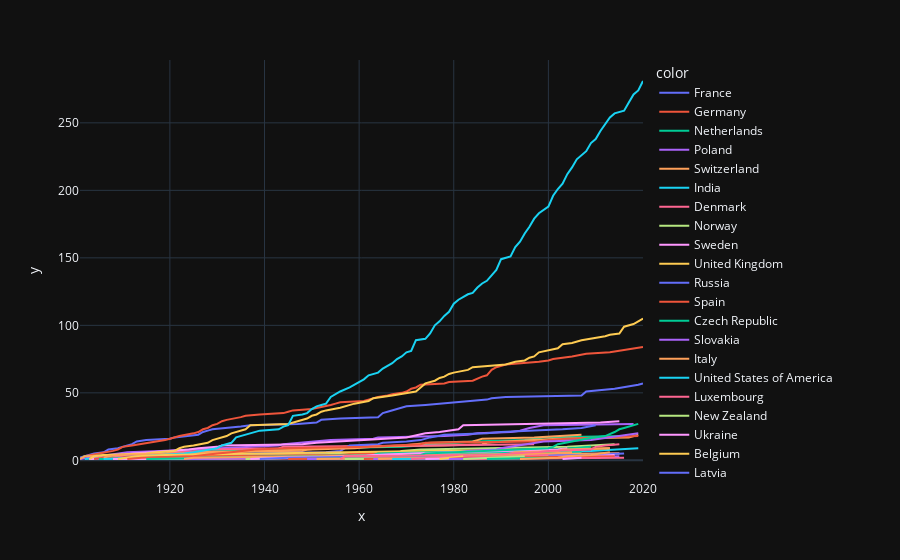

Write notebook code for a chart like this one.
### Code cell
px.line(x=df_evolution.year, y=df_evolution["sum"], color=df_evolution.birth_country_current)

### Figure 1 — Plotly figure (JSON) as saved in the notebook; plotly's stock layout.template omitted (floating-point values rounded to 4 significant figures)
{"data": [{"hovertemplate": "color=France<br>x=%{x}<br>y=%{y}<extra></extra>", "legendgroup": "France", "line": {"color": "#636efa", "dash": "solid"}, "marker": {"symbol": "circle"}, "mode": "lines", "name": "France", "orientation": "v", "showlegend": true, "x": [1901, 1903, 1904, 1906, 1907, 1909, 1912, 1913, 1915, 1920, 1921, 1926, 1927, 1928, 1929, 1935, 1937, 1947, 1951, 1952, 1956, 1964, 1965, 1966, 1967, 1968, 1970, 1974, 1977, 1980, 1983, 1987, 1988, 1991, 2007, 2008, 2014, 2016, 2018, 2019, 2020], "xaxis": "x", "y": [2, 4, 5, 6, 8, 9, 12, 14, 15, 16, 17, 19, 21, 22, 23, 25, 26, 27, 28, 30, 31, 32, 35, 36, 37, 38, 40, 41, 42, 43, 44, 45, 46, 47, 48, 51, 53, 54, 55, 56, 57], "yaxis": "y", "type": "scatter"}, {"hovertemplate": "color=Germany<br>x=%{x}<br>y=%{y}<extra></extra>", "legendgroup": "Germany", "line": {"color": "#EF553B", "dash": "solid"}, "marker": {"symbol": "circle"}, "mode": "lines", "name": "Germany", "orientation": "v", "showlegend": true, "x": [1901, 1902, 1905, 1907, 1908, 1909, 1910, 1912, 1914, 1915, 1918, 1919, 1920, 1921, 1922, 1925, 1926, 1927, 1928, 1929, 1930, 1931, 1932, 1935, 1936, 1939, 1944, 1945, 1946, 1950, 1953, 1954, 1955, 1956, 1961, 1963, 1964, 1966, 1967, 1969, 1970, 1971, 1972, 1973, 1978, 1979, 1984, 1986, 1987, 1988, 1989, 1991, 1995, 1998, 2000, 2001, 2005, 2007, 2008, 2013, 2017, 2019, 2020], "xaxis": "x", "y": [1, 3, 5, 6, 7, 8, 10, 11, 12, 13, 14, 15, 16, 17, 18, 20, 21, 23, 24, 26, 27, 29, 30, 32, 33, 34, 35, 36, 37, 38, 40, 41, 42, 43, 44, 46, 47, 48, 49, 50, 51, 53, 54, 56, 57, 58, 59, 62, 63, 67, 69, 71, 72, 73, 74, 75, 77, 78, 79, 80, 82, 83, 84], "yaxis": "y", "type": "scatter"}, {"hovertemplate": "color=Netherlands<br>x=%{x}<br>y=%{y}<extra></extra>", "legendgroup": "Netherlands", "line": {"color": "#00cc96", "dash": "solid"}, "marker": {"symbol": "circle"}, "mode": "lines", "name": "Netherlands", "orientation": "v", "showlegend": true, "x": [1901, 1902, 1910, 1911, 1913, 1929, 1936, 1953, 1969, 1973, 1975, 1981, 1984, 1995, 1999, 2016], "xaxis": "x", "y": [1, 3, 4, 5, 6, 7, 8, 9, 10, 11, 12, 13, 14, 15, 17, 18], "yaxis": "y", "type": "scatter"}, {"hovertemplate": "color=Poland<br>x=%{x}<br>y=%{y}<extra></extra>", "legendgroup": "Poland", "line": {"color": "#ab63fa", "dash": "solid"}, "marker": {"symbol": "circle"}, "mode": "lines", "name": "Poland", "orientation": "v", "showlegend": true, "x": [1901, 1903, 1905, 1907, 1908, 1911, 1918, 1924, 1931, 1939, 1943, 1944, 1950, 1954, 1963, 1964, 1978, 1983, 1985, 1992, 1994, 1995, 1996, 1999, 2018], "xaxis": "x", "y": [1, 2, 3, 4, 5, 6, 7, 8, 9, 10, 11, 12, 14, 15, 16, 17, 18, 19, 20, 21, 22, 23, 24, 26, 27], "yaxis": "y", "type": "scatter"}, {"hovertemplate": "color=Switzerland<br>x=%{x}<br>y=%{y}<extra></extra>", "legendgroup": "Switzerland", "line": {"color": "#FFA15A", "dash": "solid"}, "marker": {"symbol": "circle"}, "mode": "lines", "name": "Switzerland", "orientation": "v", "showlegend": true, "x": [1901, 1902, 1909, 1919, 1920, 1948, 1949, 1952, 1957, 1978, 1986, 1987, 1991, 1996, 2002, 2017, 2019], "xaxis": "x", "y": [1, 3, 4, 5, 6, 7, 8, 9, 10, 11, 12, 13, 14, 15, 16, 17, 19], "yaxis": "y", "type": "scatter"}, {"hovertemplate": "color=India<br>x=%{x}<br>y=%{y}<extra></extra>", "legendgroup": "India", "line": {"color": "#19d3f3", "dash": "solid"}, "marker": {"symbol": "circle"}, "mode": "lines", "name": "India", "orientation": "v", "showlegend": true, "x": [1902, 1907, 1913, 1930, 1968, 1998, 2009, 2014, 2019], "xaxis": "x", "y": [1, 2, 3, 4, 5, 6, 7, 8, 9], "yaxis": "y", "type": "scatter"}, {"hovertemplate": "color=Denmark<br>x=%{x}<br>y=%{y}<extra></extra>", "legendgroup": "Denmark", "line": {"color": "#FF6692", "dash": "solid"}, "marker": {"symbol": "circle"}, "mode": "lines", "name": "Denmark", "orientation": "v", "showlegend": true, "x": [1903, 1908, 1917, 1920, 1922, 1926, 1928, 1943, 1944, 1975, 1997], "xaxis": "x", "y": [1, 2, 4, 5, 6, 7, 8, 9, 10, 11, 12], "yaxis": "y", "type": "scatter"}, {"hovertemplate": "color=Norway<br>x=%{x}<br>y=%{y}<extra></extra>", "legendgroup": "Norway", "line": {"color": "#B6E880", "dash": "solid"}, "marker": {"symbol": "circle"}, "mode": "lines", "name": "Norway", "orientation": "v", "showlegend": true, "x": [1903, 1920, 1921, 1922, 1968, 1969, 1973, 1989, 2004, 2014], "xaxis": "x", "y": [1, 2, 3, 4, 5, 7, 8, 9, 10, 12], "yaxis": "y", "type": "scatter"}, {"hovertemplate": "color=Sweden<br>x=%{x}<br>y=%{y}<extra></extra>", "legendgroup": "Sweden", "line": {"color": "#FF97FF", "dash": "solid"}, "marker": {"symbol": "circle"}, "mode": "lines", "name": "Sweden", "orientation": "v", "showlegend": true, "x": [1903, 1908, 1909, 1911, 1912, 1916, 1921, 1924, 1926, 1930, 1931, 1948, 1951, 1955, 1961, 1970, 1974, 1977, 1981, 1982, 2000, 2011, 2015], "xaxis": "x", "y": [1, 2, 3, 4, 5, 6, 7, 8, 9, 10, 11, 12, 13, 14, 15, 17, 20, 21, 23, 26, 27, 28, 29], "yaxis": "y", "type": "scatter"}, {"hovertemplate": "color=United Kingdom<br>x=%{x}<br>y=%{y}<extra></extra>", "legendgroup": "United Kingdom", "line": {"color": "#FECB52", "dash": "solid"}, "marker": {"symbol": "circle"}, "mode": "lines", "name": "United Kingdom", "orientation": "v", "showlegend": true, "x": [1903, 1904, 1906, 1915, 1917, 1921, 1922, 1923, 1925, 1927, 1928, 1929, 1932, 1933, 1934, 1935, 1936, 1937, 1945, 1947, 1948, 1949, 1950, 1951, 1952, 1953, 1956, 1957, 1958, 1959, 1962, 1963, 1967, 1969, 1972, 1973, 1974, 1976, 1977, 1978, 1979, 1980, 1982, 1983, 1984, 1988, 1991, 1993, 1995, 1996, 1997, 1998, 2001, 2002, 2003, 2005, 2007, 2009, 2010, 2012, 2013, 2015, 2016, 2017, 2018, 2019, 2020], "xaxis": "x", "y": [1, 3, 4, 5, 6, 7, 9, 10, 11, 12, 13, 15, 18, 20, 21, 22, 23, 26, 27, 29, 30, 31, 33, 34, 36, 37, 39, 40, 41, 42, 44, 46, 48, 49, 51, 54, 57, 59, 61, 62, 64, 65, 66, 67, 69, 70, 71, 73, 74, 76, 77, 80, 82, 83, 86, 87, 89, 90, 91, 92, 93, 94, 99, 100, 101, 103, 105], "yaxis": "y", "type": "scatter"}, {"hovertemplate": "color=Russia<br>x=%{x}<br>y=%{y}<extra></extra>", "legendgroup": "Russia", "line": {"color": "#636efa", "dash": "solid"}, "marker": {"symbol": "circle"}, "mode": "lines", "name": "Russia", "orientation": "v", "showlegend": true, "x": [1904, 1910, 1911, 1933, 1937, 1953, 1956, 1958, 1964, 1965, 1970, 1973, 1975, 1977, 1978, 1987, 1990, 2003, 2007, 2010], "xaxis": "x", "y": [1, 2, 3, 4, 5, 6, 7, 11, 12, 13, 14, 15, 17, 18, 19, 20, 21, 23, 24, 26], "yaxis": "y", "type": "scatter"}, {"hovertemplate": "color=Spain<br>x=%{x}<br>y=%{y}<extra></extra>", "legendgroup": "Spain", "line": {"color": "#EF553B", "dash": "solid"}, "marker": {"symbol": "circle"}, "mode": "lines", "name": "Spain", "orientation": "v", "showlegend": true, "x": [1904, 1906, 1922, 1956, 1959, 1977, 1989], "xaxis": "x", "y": [1, 2, 3, 4, 5, 6, 7], "yaxis": "y", "type": "scatter"}, {"hovertemplate": "color=Czech Republic<br>x=%{x}<br>y=%{y}<extra></extra>", "legendgroup": "Czech Republic", "line": {"color": "#00cc96", "dash": "solid"}, "marker": {"symbol": "circle"}, "mode": "lines", "name": "Czech Republic", "orientation": "v", "showlegend": true, "x": [1905, 1947, 1959, 1984, 2007], "xaxis": "x", "y": [1, 3, 4, 5, 6], "yaxis": "y", "type": "scatter"}, {"hovertemplate": "color=Slovakia<br>x=%{x}<br>y=%{y}<extra></extra>", "legendgroup": "Slovakia", "line": {"color": "#ab63fa", "dash": "solid"}, "marker": {"symbol": "circle"}, "mode": "lines", "name": "Slovakia", "orientation": "v", "showlegend": true, "x": [1905], "xaxis": "x", "y": [1], "yaxis": "y", "type": "scatter"}, {"hovertemplate": "color=Italy<br>x=%{x}<br>y=%{y}<extra></extra>", "legendgroup": "Italy", "line": {"color": "#FFA15A", "dash": "solid"}, "marker": {"symbol": "circle"}, "mode": "lines", "name": "Italy", "orientation": "v", "showlegend": true, "x": [1906, 1907, 1909, 1926, 1934, 1938, 1959, 1963, 1969, 1975, 1984, 1985, 1986, 1997, 2002, 2007], "xaxis": "x", "y": [2, 3, 4, 5, 6, 7, 9, 10, 11, 13, 14, 15, 16, 17, 18, 19], "yaxis": "y", "type": "scatter"}, {"hovertemplate": "color=United States of America<br>x=%{x}<br>y=%{y}<extra></extra>", "legendgroup": "United States of America", "line": {"color": "#19d3f3", "dash": "solid"}, "marker": {"symbol": "circle"}, "mode": "lines", "name": "United States of America", "orientation": "v", "showlegend": true, "x": [1906, 1912, 1914, 1919, 1923, 1925, 1927, 1929, 1930, 1931, 1932, 1933, 1934, 1936, 1937, 1938, 1939, 1943, 1944, 1945, 1946, 1948, 1949, 1950, 1951, 1952, 1953, 1954, 1955, 1956, 1958, 1959, 1960, 1961, 1962, 1964, 1965, 1966, 1967, 1968, 1969, 1970, 1971, 1972, 1974, 1975, 1976, 1977, 1978, 1979, 1980, 1981, 1982, 1983, 1984, 1985, 1986, 1987, 1988, 1989, 1990, 1992, 1993, 1994, 1995, 1996, 1997, 1998, 2000, 2001, 2002, 2003, 2004, 2005, 2006, 2007, 2008, 2009, 2010, 2011, 2012, 2013, 2014, 2015, 2016, 2017, 2018, 2019, 2020], "xaxis": "x", "y": [1, 2, 3, 4, 5, 6, 7, 8, 9, 11, 12, 13, 17, 19, 20, 21, 22, 23, 25, 26, 33, 34, 35, 38, 40, 41, 42, 47, 49, 51, 54, 56, 58, 60, 63, 65, 68, 70, 72, 75, 77, 80, 81, 89, 90, 94, 100, 103, 107, 110, 116, 119, 121, 123, 124, 128, 131, 133, 137, 141, 149, 151, 158, 162, 168, 173, 179, 183, 188, 196, 201, 205, 212, 217, 223, 226, 229, 235, 238, 244, 249, 254, 257, 258, 259, 265, 271, 274, 281], "yaxis": "y", "type": "scatter"}, {"hovertemplate": "color=Luxembourg<br>x=%{x}<br>y=%{y}<extra></extra>", "legendgroup": "Luxembourg", "line": {"color": "#FF6692", "dash": "solid"}, "marker": {"symbol": "circle"}, "mode": "lines", "name": "Luxembourg", "orientation": "v", "showlegend": true, "x": [1908, 2011], "xaxis": "x", "y": [1, 2], "yaxis": "y", "type": "scatter"}, {"hovertemplate": "color=New Zealand<br>x=%{x}<br>y=%{y}<extra></extra>", "legendgroup": "New Zealand", "line": {"color": "#B6E880", "dash": "solid"}, "marker": {"symbol": "circle"}, "mode": "lines", "name": "New Zealand", "orientation": "v", "showlegend": true, "x": [1908, 1962, 2000], "xaxis": "x", "y": [1, 2, 3], "yaxis": "y", "type": "scatter"}, {"hovertemplate": "color=Ukraine<br>x=%{x}<br>y=%{y}<extra></extra>", "legendgroup": "Ukraine", "line": {"color": "#FF97FF", "dash": "solid"}, "marker": {"symbol": "circle"}, "mode": "lines", "name": "Ukraine", "orientation": "v", "showlegend": true, "x": [1908, 1952, 1966, 1981, 2015], "xaxis": "x", "y": [1, 2, 3, 4, 5], "yaxis": "y", "type": "scatter"}, {"hovertemplate": "color=Belgium<br>x=%{x}<br>y=%{y}<extra></extra>", "legendgroup": "Belgium", "line": {"color": "#FECB52", "dash": "solid"}, "marker": {"symbol": "circle"}, "mode": "lines", "name": "Belgium", "orientation": "v", "showlegend": true, "x": [1909, 1911, 1913, 1919, 1938, 1958, 1974, 2005, 2013], "xaxis": "x", "y": [1, 2, 3, 4, 5, 6, 7, 8, 9], "yaxis": "y", "type": "scatter"}, {"hovertemplate": "color=Latvia<br>x=%{x}<br>y=%{y}<extra></extra>", "legendgroup": "Latvia", "line": {"color": "#636efa", "dash": "solid"}, "marker": {"symbol": "circle"}, "mode": "lines", "name": "Latvia", "orientation": "v", "showlegend": true, "x": [1909], "xaxis": "x", "y": [1], "yaxis": "y", "type": "scatter"}, {"hovertemplate": "color=Austria<br>x=%{x}<br>y=%{y}<extra></extra>", "legendgroup": "Austria", "line": {"color": "#EF553B", "dash": "solid"}, "marker": {"symbol": "circle"}, "mode": "lines", "name": "Austria", "orientation": "v", "showlegend": true, "x": [1911, 1914, 1925, 1927, 1930, 1933, 1936, 1938, 1945, 1962, 1973, 1974, 1998, 2000, 2004, 2013, 2019], "xaxis": "x", "y": [1, 2, 3, 4, 5, 6, 7, 8, 9, 10, 12, 13, 14, 15, 16, 17, 18], "yaxis": "y", "type": "scatter"}, {"hovertemplate": "color=Australia<br>x=%{x}<br>y=%{y}<extra></extra>", "legendgroup": "Australia", "line": {"color": "#00cc96", "dash": "solid"}, "marker": {"symbol": "circle"}, "mode": "lines", "name": "Australia", "orientation": "v", "showlegend": true, "x": [1915, 1945, 1960, 1963, 1964, 1975, 1996, 2005, 2009], "xaxis": "x", "y": [1, 2, 3, 4, 5, 6, 7, 9, 10], "yaxis": "y", "type": "scatter"}, {"hovertemplate": "color=Canada<br>x=%{x}<br>y=%{y}<extra></extra>", "legendgroup": "Canada", "line": {"color": "#ab63fa", "dash": "solid"}, "marker": {"symbol": "circle"}, "mode": "lines", "name": "Canada", "orientation": "v", "showlegend": true, "x": [1923, 1949, 1957, 1966, 1976, 1981, 1983, 1989, 1990, 1992, 1994, 1996, 1997, 1999, 2009, 2011, 2013, 2015, 2018, 2019], "xaxis": "x", "y": [1, 2, 3, 4, 5, 6, 7, 8, 9, 10, 11, 12, 13, 14, 15, 16, 17, 18, 19, 20], "yaxis": "y", "type": "scatter"}, {"hovertemplate": "color=Ireland<br>x=%{x}<br>y=%{y}<extra></extra>", "legendgroup": "Ireland", "line": {"color": "#FFA15A", "dash": "solid"}, "marker": {"symbol": "circle"}, "mode": "lines", "name": "Ireland", "orientation": "v", "showlegend": true, "x": [1923, 1925, 1951, 1969, 2015], "xaxis": "x", "y": [1, 2, 3, 4, 5], "yaxis": "y", "type": "scatter"}, {"hovertemplate": "color=Slovenia<br>x=%{x}<br>y=%{y}<extra></extra>", "legendgroup": "Slovenia", "line": {"color": "#19d3f3", "dash": "solid"}, "marker": {"symbol": "circle"}, "mode": "lines", "name": "Slovenia", "orientation": "v", "showlegend": true, "x": [1923], "xaxis": "x", "y": [1], "yaxis": "y", "type": "scatter"}, {"hovertemplate": "color=Indonesia<br>x=%{x}<br>y=%{y}<extra></extra>", "legendgroup": "Indonesia", "line": {"color": "#FF6692", "dash": "solid"}, "marker": {"symbol": "circle"}, "mode": "lines", "name": "Indonesia", "orientation": "v", "showlegend": true, "x": [1924], "xaxis": "x", "y": [1], "yaxis": "y", "type": "scatter"}, {"hovertemplate": "color=Argentina<br>x=%{x}<br>y=%{y}<extra></extra>", "legendgroup": "Argentina", "line": {"color": "#B6E880", "dash": "solid"}, "marker": {"symbol": "circle"}, "mode": "lines", "name": "Argentina", "orientation": "v", "showlegend": true, "x": [1936, 1947, 1980, 1984], "xaxis": "x", "y": [1, 2, 3, 4], "yaxis": "y", "type": "scatter"}, {"hovertemplate": "color=Hungary<br>x=%{x}<br>y=%{y}<extra></extra>", "legendgroup": "Hungary", "line": {"color": "#FF97FF", "dash": "solid"}, "marker": {"symbol": "circle"}, "mode": "lines", "name": "Hungary", "orientation": "v", "showlegend": true, "x": [1937, 1943, 1961, 1963, 1971, 1994, 2002, 2004], "xaxis": "x", "y": [1, 2, 3, 4, 5, 7, 8, 9], "yaxis": "y", "type": "scatter"}, {"hovertemplate": "color=Croatia<br>x=%{x}<br>y=%{y}<extra></extra>", "legendgroup": "Croatia", "line": {"color": "#FECB52", "dash": "solid"}, "marker": {"symbol": "circle"}, "mode": "lines", "name": "Croatia", "orientation": "v", "showlegend": true, "x": [1939], "xaxis": "x", "y": [1], "yaxis": "y", "type": "scatter"}, {"hovertemplate": "color=Finland<br>x=%{x}<br>y=%{y}<extra></extra>", "legendgroup": "Finland", "line": {"color": "#636efa", "dash": "solid"}, "marker": {"symbol": "circle"}, "mode": "lines", "name": "Finland", "orientation": "v", "showlegend": true, "x": [1939, 1945, 1967, 2008, 2016], "xaxis": "x", "y": [1, 2, 3, 4, 5], "yaxis": "y", "type": "scatter"}, {"hovertemplate": "color=Chile<br>x=%{x}<br>y=%{y}<extra></extra>", "legendgroup": "Chile", "line": {"color": "#EF553B", "dash": "solid"}, "marker": {"symbol": "circle"}, "mode": "lines", "name": "Chile", "orientation": "v", "showlegend": true, "x": [1945, 1971], "xaxis": "x", "y": [1, 2], "yaxis": "y", "type": "scatter"}, {"hovertemplate": "color=Japan<br>x=%{x}<br>y=%{y}<extra></extra>", "legendgroup": "Japan", "line": {"color": "#00cc96", "dash": "solid"}, "marker": {"symbol": "circle"}, "mode": "lines", "name": "Japan", "orientation": "v", "showlegend": true, "x": [1949, 1965, 1968, 1973, 1974, 1981, 1987, 1994, 2000, 2001, 2002, 2008, 2010, 2012, 2014, 2015, 2016, 2017, 2018, 2019], "xaxis": "x", "y": [1, 2, 3, 4, 5, 6, 7, 8, 9, 10, 12, 16, 17, 18, 21, 23, 24, 25, 26, 27], "yaxis": "y", "type": "scatter"}, {"hovertemplate": "color=Portugal<br>x=%{x}<br>y=%{y}<extra></extra>", "legendgroup": "Portugal", "line": {"color": "#ab63fa", "dash": "solid"}, "marker": {"symbol": "circle"}, "mode": "lines", "name": "Portugal", "orientation": "v", "showlegend": true, "x": [1949, 1998], "xaxis": "x", "y": [1, 2], "yaxis": "y", "type": "scatter"}, {"hovertemplate": "color=South Africa<br>x=%{x}<br>y=%{y}<extra></extra>", "legendgroup": "South Africa", "line": {"color": "#FFA15A", "dash": "solid"}, "marker": {"symbol": "circle"}, "mode": "lines", "name": "South Africa", "orientation": "v", "showlegend": true, "x": [1951, 1979, 1984, 1991, 1993, 2002, 2003, 2013], "xaxis": "x", "y": [1, 2, 3, 4, 6, 7, 8, 9], "yaxis": "y", "type": "scatter"}, {"hovertemplate": "color=Iceland<br>x=%{x}<br>y=%{y}<extra></extra>", "legendgroup": "Iceland", "line": {"color": "#19d3f3", "dash": "solid"}, "marker": {"symbol": "circle"}, "mode": "lines", "name": "Iceland", "orientation": "v", "showlegend": true, "x": [1955], "xaxis": "x", "y": [1], "yaxis": "y", "type": "scatter"}, {"hovertemplate": "color=China<br>x=%{x}<br>y=%{y}<extra></extra>", "legendgroup": "China", "line": {"color": "#FF6692", "dash": "solid"}, "marker": {"symbol": "circle"}, "mode": "lines", "name": "China", "orientation": "v", "showlegend": true, "x": [1956, 1957, 1989, 1992, 1998, 2000, 2009, 2010, 2012, 2015], "xaxis": "x", "y": [1, 3, 4, 5, 6, 7, 8, 10, 11, 12], "yaxis": "y", "type": "scatter"}, {"hovertemplate": "color=Algeria<br>x=%{x}<br>y=%{y}<extra></extra>", "legendgroup": "Algeria", "line": {"color": "#B6E880", "dash": "solid"}, "marker": {"symbol": "circle"}, "mode": "lines", "name": "Algeria", "orientation": "v", "showlegend": true, "x": [1957, 1997], "xaxis": "x", "y": [1, 2], "yaxis": "y", "type": "scatter"}, {"hovertemplate": "color=Brazil<br>x=%{x}<br>y=%{y}<extra></extra>", "legendgroup": "Brazil", "line": {"color": "#FF97FF", "dash": "solid"}, "marker": {"symbol": "circle"}, "mode": "lines", "name": "Brazil", "orientation": "v", "showlegend": true, "x": [1960], "xaxis": "x", "y": [1], "yaxis": "y", "type": "scatter"}, {"hovertemplate": "color=Guadeloupe Island<br>x=%{x}<br>y=%{y}<extra></extra>", "legendgroup": "Guadeloupe Island", "line": {"color": "#FECB52", "dash": "solid"}, "marker": {"symbol": "circle"}, "mode": "lines", "name": "Guadeloupe Island", "orientation": "v", "showlegend": true, "x": [1960], "xaxis": "x", "y": [1], "yaxis": "y", "type": "scatter"}, {"hovertemplate": "color=Zimbabwe<br>x=%{x}<br>y=%{y}<extra></extra>", "legendgroup": "Zimbabwe", "line": {"color": "#636efa", "dash": "solid"}, "marker": {"symbol": "circle"}, "mode": "lines", "name": "Zimbabwe", "orientation": "v", "showlegend": true, "x": [1960], "xaxis": "x", "y": [1], "yaxis": "y", "type": "scatter"}, {"hovertemplate": "color=Bosnia and Herzegovina<br>x=%{x}<br>y=%{y}<extra></extra>", "legendgroup": "Bosnia and Herzegovina", "line": {"color": "#EF553B", "dash": "solid"}, "marker": {"symbol": "circle"}, "mode": "lines", "name": "Bosnia and Herzegovina", "orientation": "v", "showlegend": true, "x": [1961, 1975], "xaxis": "x", "y": [1, 2], "yaxis": "y", "type": "scatter"}, {"hovertemplate": "color=Azerbaijan<br>x=%{x}<br>y=%{y}<extra></extra>", "legendgroup": "Azerbaijan", "line": {"color": "#00cc96", "dash": "solid"}, "marker": {"symbol": "circle"}, "mode": "lines", "name": "Azerbaijan", "orientation": "v", "showlegend": true, "x": [1962], "xaxis": "x", "y": [1], "yaxis": "y", "type": "scatter"}, {"hovertemplate": "color=Turkey<br>x=%{x}<br>y=%{y}<extra></extra>", "legendgroup": "Turkey", "line": {"color": "#ab63fa", "dash": "solid"}, "marker": {"symbol": "circle"}, "mode": "lines", "name": "Turkey", "orientation": "v", "showlegend": true, "x": [1963, 2006, 2015], "xaxis": "x", "y": [1, 2, 3], "yaxis": "y", "type": "scatter"}, {"hovertemplate": "color=Egypt<br>x=%{x}<br>y=%{y}<extra></extra>", "legendgroup": "Egypt", "line": {"color": "#FFA15A", "dash": "solid"}, "marker": {"symbol": "circle"}, "mode": "lines", "name": "Egypt", "orientation": "v", "showlegend": true, "x": [1964, 1978, 1988, 1994, 1999, 2005], "xaxis": "x", "y": [1, 2, 3, 4, 5, 6], "yaxis": "y", "type": "scatter"}, {"hovertemplate": "color=Guatemala<br>x=%{x}<br>y=%{y}<extra></extra>", "legendgroup": "Guatemala", "line": {"color": "#19d3f3", "dash": "solid"}, "marker": {"symbol": "circle"}, "mode": "lines", "name": "Guatemala", "orientation": "v", "showlegend": true, "x": [1967, 1992], "xaxis": "x", "y": [1, 2], "yaxis": "y", "type": "scatter"}, {"hovertemplate": "color=Belarus<br>x=%{x}<br>y=%{y}<extra></extra>", "legendgroup": "Belarus", "line": {"color": "#FF6692", "dash": "solid"}, "marker": {"symbol": "circle"}, "mode": "lines", "name": "Belarus", "orientation": "v", "showlegend": true, "x": [1971, 1978, 1994, 2000], "xaxis": "x", "y": [1, 2, 3, 4], "yaxis": "y", "type": "scatter"}, {"hovertemplate": "color=Vietnam<br>x=%{x}<br>y=%{y}<extra></extra>", "legendgroup": "Vietnam", "line": {"color": "#B6E880", "dash": "solid"}, "marker": {"symbol": "circle"}, "mode": "lines", "name": "Vietnam", "orientation": "v", "showlegend": true, "x": [1973], "xaxis": "x", "y": [1], "yaxis": "y", "type": "scatter"}, {"hovertemplate": "color=Romania<br>x=%{x}<br>y=%{y}<extra></extra>", "legendgroup": "Romania", "line": {"color": "#FF97FF", "dash": "solid"}, "marker": {"symbol": "circle"}, "mode": "lines", "name": "Romania", "orientation": "v", "showlegend": true, "x": [1974, 1986, 2009, 2014], "xaxis": "x", "y": [1, 2, 3, 4], "yaxis": "y", "type": "scatter"}, {"hovertemplate": "color=Lithuania<br>x=%{x}<br>y=%{y}<extra></extra>", "legendgroup": "Lithuania", "line": {"color": "#FECB52", "dash": "solid"}, "marker": {"symbol": "circle"}, "mode": "lines", "name": "Lithuania", "orientation": "v", "showlegend": true, "x": [1977, 1980, 1982], "xaxis": "x", "y": [1, 2, 3], "yaxis": "y", "type": "scatter"}, {"hovertemplate": "color=Greece<br>x=%{x}<br>y=%{y}<extra></extra>", "legendgroup": "Greece", "line": {"color": "#636efa", "dash": "solid"}, "marker": {"symbol": "circle"}, "mode": "lines", "name": "Greece", "orientation": "v", "showlegend": true, "x": [1979], "xaxis": "x", "y": [1], "yaxis": "y", "type": "scatter"}, {"hovertemplate": "color=Pakistan<br>x=%{x}<br>y=%{y}<extra></extra>", "legendgroup": "Pakistan", "line": {"color": "#EF553B", "dash": "solid"}, "marker": {"symbol": "circle"}, "mode": "lines", "name": "Pakistan", "orientation": "v", "showlegend": true, "x": [1979, 1983, 2014], "xaxis": "x", "y": [1, 2, 3], "yaxis": "y", "type": "scatter"}, {"hovertemplate": "color=Republic of Macedonia<br>x=%{x}<br>y=%{y}<extra></extra>", "legendgroup": "Republic of Macedonia", "line": {"color": "#00cc96", "dash": "solid"}, "marker": {"symbol": "circle"}, "mode": "lines", "name": "Republic of Macedonia", "orientation": "v", "showlegend": true, "x": [1979], "xaxis": "x", "y": [1], "yaxis": "y", "type": "scatter"}, {"hovertemplate": "color=Saint Lucia<br>x=%{x}<br>y=%{y}<extra></extra>", "legendgroup": "Saint Lucia", "line": {"color": "#ab63fa", "dash": "solid"}, "marker": {"symbol": "circle"}, "mode": "lines", "name": "Saint Lucia", "orientation": "v", "showlegend": true, "x": [1979, 1992], "xaxis": "x", "y": [1, 2], "yaxis": "y", "type": "scatter"}, {"hovertemplate": "color=Venezuela<br>x=%{x}<br>y=%{y}<extra></extra>", "legendgroup": "Venezuela", "line": {"color": "#FFA15A", "dash": "solid"}, "marker": {"symbol": "circle"}, "mode": "lines", "name": "Venezuela", "orientation": "v", "showlegend": true, "x": [1980], "xaxis": "x", "y": [1], "yaxis": "y", "type": "scatter"}, {"hovertemplate": "color=Bulgaria<br>x=%{x}<br>y=%{y}<extra></extra>", "legendgroup": "Bulgaria", "line": {"color": "#19d3f3", "dash": "solid"}, "marker": {"symbol": "circle"}, "mode": "lines", "name": "Bulgaria", "orientation": "v", "showlegend": true, "x": [1981], "xaxis": "x", "y": [1], "yaxis": "y", "type": "scatter"}, {"hovertemplate": "color=Colombia<br>x=%{x}<br>y=%{y}<extra></extra>", "legendgroup": "Colombia", "line": {"color": "#FF6692", "dash": "solid"}, "marker": {"symbol": "circle"}, "mode": "lines", "name": "Colombia", "orientation": "v", "showlegend": true, "x": [1982, 2016], "xaxis": "x", "y": [1, 2], "yaxis": "y", "type": "scatter"}, {"hovertemplate": "color=Mexico<br>x=%{x}<br>y=%{y}<extra></extra>", "legendgroup": "Mexico", "line": {"color": "#B6E880", "dash": "solid"}, "marker": {"symbol": "circle"}, "mode": "lines", "name": "Mexico", "orientation": "v", "showlegend": true, "x": [1982, 1990, 1995], "xaxis": "x", "y": [1, 2, 3], "yaxis": "y", "type": "scatter"}, {"hovertemplate": "color=Madagascar<br>x=%{x}<br>y=%{y}<extra></extra>", "legendgroup": "Madagascar", "line": {"color": "#FF97FF", "dash": "solid"}, "marker": {"symbol": "circle"}, "mode": "lines", "name": "Madagascar", "orientation": "v", "showlegend": true, "x": [1985], "xaxis": "x", "y": [1], "yaxis": "y", "type": "scatter"}, {"hovertemplate": "color=Nigeria<br>x=%{x}<br>y=%{y}<extra></extra>", "legendgroup": "Nigeria", "line": {"color": "#FECB52", "dash": "solid"}, "marker": {"symbol": "circle"}, "mode": "lines", "name": "Nigeria", "orientation": "v", "showlegend": true, "x": [1986], "xaxis": "x", "y": [1], "yaxis": "y", "type": "scatter"}, {"hovertemplate": "color=Taiwan<br>x=%{x}<br>y=%{y}<extra></extra>", "legendgroup": "Taiwan", "line": {"color": "#636efa", "dash": "solid"}, "marker": {"symbol": "circle"}, "mode": "lines", "name": "Taiwan", "orientation": "v", "showlegend": true, "x": [1986], "xaxis": "x", "y": [1], "yaxis": "y", "type": "scatter"}, {"hovertemplate": "color=Costa Rica<br>x=%{x}<br>y=%{y}<extra></extra>", "legendgroup": "Costa Rica", "line": {"color": "#EF553B", "dash": "solid"}, "marker": {"symbol": "circle"}, "mode": "lines", "name": "Costa Rica", "orientation": "v", "showlegend": true, "x": [1987], "xaxis": "x", "y": [1], "yaxis": "y", "type": "scatter"}, {"hovertemplate": "color=Korea (South Korea)<br>x=%{x}<br>y=%{y}<extra></extra>", "legendgroup": "Korea (South Korea)", "line": {"color": "#00cc96", "dash": "solid"}, "marker": {"symbol": "circle"}, "mode": "lines", "name": "Korea (South Korea)", "orientation": "v", "showlegend": true, "x": [1987, 2000], "xaxis": "x", "y": [1, 2], "yaxis": "y", "type": "scatter"}, {"hovertemplate": "color=Myanmar<br>x=%{x}<br>y=%{y}<extra></extra>", "legendgroup": "Myanmar", "line": {"color": "#ab63fa", "dash": "solid"}, "marker": {"symbol": "circle"}, "mode": "lines", "name": "Myanmar", "orientation": "v", "showlegend": true, "x": [1991], "xaxis": "x", "y": [1], "yaxis": "y", "type": "scatter"}, {"hovertemplate": "color=Israel<br>x=%{x}<br>y=%{y}<extra></extra>", "legendgroup": "Israel", "line": {"color": "#FFA15A", "dash": "solid"}, "marker": {"symbol": "circle"}, "mode": "lines", "name": "Israel", "orientation": "v", "showlegend": true, "x": [1994, 2002, 2004, 2009, 2011, 2013], "xaxis": "x", "y": [1, 2, 3, 4, 5, 6], "yaxis": "y", "type": "scatter"}, {"hovertemplate": "color=East Timor<br>x=%{x}<br>y=%{y}<extra></extra>", "legendgroup": "East Timor", "line": {"color": "#19d3f3", "dash": "solid"}, "marker": {"symbol": "circle"}, "mode": "lines", "name": "East Timor", "orientation": "v", "showlegend": true, "x": [1996], "xaxis": "x", "y": [2], "yaxis": "y", "type": "scatter"}, {"hovertemplate": "color=Ghana<br>x=%{x}<br>y=%{y}<extra></extra>", "legendgroup": "Ghana", "line": {"color": "#FF6692", "dash": "solid"}, "marker": {"symbol": "circle"}, "mode": "lines", "name": "Ghana", "orientation": "v", "showlegend": true, "x": [2001], "xaxis": "x", "y": [1], "yaxis": "y", "type": "scatter"}, {"hovertemplate": "color=Trinidad<br>x=%{x}<br>y=%{y}<extra></extra>", "legendgroup": "Trinidad", "line": {"color": "#B6E880", "dash": "solid"}, "marker": {"symbol": "circle"}, "mode": "lines", "name": "Trinidad", "orientation": "v", "showlegend": true, "x": [2001], "xaxis": "x", "y": [1], "yaxis": "y", "type": "scatter"}, {"hovertemplate": "color=Iran<br>x=%{x}<br>y=%{y}<extra></extra>", "legendgroup": "Iran", "line": {"color": "#FF97FF", "dash": "solid"}, "marker": {"symbol": "circle"}, "mode": "lines", "name": "Iran", "orientation": "v", "showlegend": true, "x": [2003, 2007], "xaxis": "x", "y": [1, 2], "yaxis": "y", "type": "scatter"}, {"hovertemplate": "color=Kenya<br>x=%{x}<br>y=%{y}<extra></extra>", "legendgroup": "Kenya", "line": {"color": "#FECB52", "dash": "solid"}, "marker": {"symbol": "circle"}, "mode": "lines", "name": "Kenya", "orientation": "v", "showlegend": true, "x": [2004], "xaxis": "x", "y": [1], "yaxis": "y", "type": "scatter"}, {"hovertemplate": "color=Bangladesh<br>x=%{x}<br>y=%{y}<extra></extra>", "legendgroup": "Bangladesh", "line": {"color": "#636efa", "dash": "solid"}, "marker": {"symbol": "circle"}, "mode": "lines", "name": "Bangladesh", "orientation": "v", "showlegend": true, "x": [2006], "xaxis": "x", "y": [1], "yaxis": "y", "type": "scatter"}, {"hovertemplate": "color=Cyprus<br>x=%{x}<br>y=%{y}<extra></extra>", "legendgroup": "Cyprus", "line": {"color": "#EF553B", "dash": "solid"}, "marker": {"symbol": "circle"}, "mode": "lines", "name": "Cyprus", "orientation": "v", "showlegend": true, "x": [2010], "xaxis": "x", "y": [1], "yaxis": "y", "type": "scatter"}, {"hovertemplate": "color=Peru<br>x=%{x}<br>y=%{y}<extra></extra>", "legendgroup": "Peru", "line": {"color": "#00cc96", "dash": "solid"}, "marker": {"symbol": "circle"}, "mode": "lines", "name": "Peru", "orientation": "v", "showlegend": true, "x": [2010], "xaxis": "x", "y": [1], "yaxis": "y", "type": "scatter"}, {"hovertemplate": "color=Liberia<br>x=%{x}<br>y=%{y}<extra></extra>", "legendgroup": "Liberia", "line": {"color": "#ab63fa", "dash": "solid"}, "marker": {"symbol": "circle"}, "mode": "lines", "name": "Liberia", "orientation": "v", "showlegend": true, "x": [2011], "xaxis": "x", "y": [2], "yaxis": "y", "type": "scatter"}, {"hovertemplate": "color=Yemen<br>x=%{x}<br>y=%{y}<extra></extra>", "legendgroup": "Yemen", "line": {"color": "#FFA15A", "dash": "solid"}, "marker": {"symbol": "circle"}, "mode": "lines", "name": "Yemen", "orientation": "v", "showlegend": true, "x": [2011], "xaxis": "x", "y": [1], "yaxis": "y", "type": "scatter"}, {"hovertemplate": "color=Morocco<br>x=%{x}<br>y=%{y}<extra></extra>", "legendgroup": "Morocco", "line": {"color": "#19d3f3", "dash": "solid"}, "marker": {"symbol": "circle"}, "mode": "lines", "name": "Morocco", "orientation": "v", "showlegend": true, "x": [2012], "xaxis": "x", "y": [1], "yaxis": "y", "type": "scatter"}, {"hovertemplate": "color=Democratic Republic of the Congo<br>x=%{x}<br>y=%{y}<extra></extra>", "legendgroup": "Democratic Republic of the Congo", "line": {"color": "#FF6692", "dash": "solid"}, "marker": {"symbol": "circle"}, "mode": "lines", "name": "Democratic Republic of the Congo", "orientation": "v", "showlegend": true, "x": [2018], "xaxis": "x", "y": [1], "yaxis": "y", "type": "scatter"}, {"hovertemplate": "color=Iraq<br>x=%{x}<br>y=%{y}<extra></extra>", "legendgroup": "Iraq", "line": {"color": "#B6E880", "dash": "solid"}, "marker": {"symbol": "circle"}, "mode": "lines", "name": "Iraq", "orientation": "v", "showlegend": true, "x": [2018], "xaxis": "x", "y": [1], "yaxis": "y", "type": "scatter"}, {"hovertemplate": "color=Ethiopia<br>x=%{x}<br>y=%{y}<extra></extra>", "legendgroup": "Ethiopia", "line": {"color": "#FF97FF", "dash": "solid"}, "marker": {"symbol": "circle"}, "mode": "lines", "name": "Ethiopia", "orientation": "v", "showlegend": true, "x": [2019], "xaxis": "x", "y": [1], "yaxis": "y", "type": "scatter"}], "layout": {"xaxis": {"anchor": "y", "domain": [0.0, 1.0], "title": {"text": "x"}}, "yaxis": {"anchor": "x", "domain": [0.0, 1.0], "title": {"text": "y"}}, "legend": {"title": {"text": "color"}, "tracegroupgap": 0}, "margin": {"t": 60}}}
